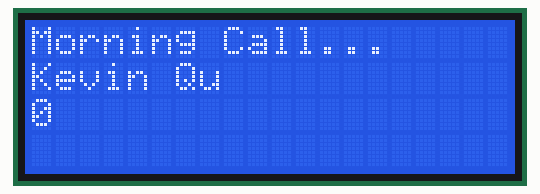
A sketch run on a simulated Arduino Uno, built with avr-gcc and run on an emulated ATmega328P. Parts: 20×4 character LCD.

Above: at 0.23 s.
At 5.06 s:
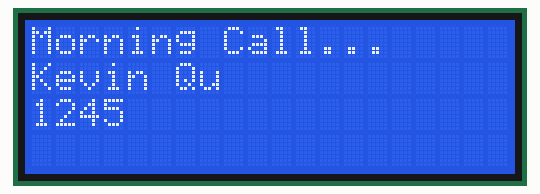
At 9.9 s:
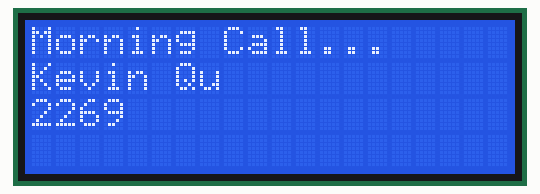
At 19.87 s:
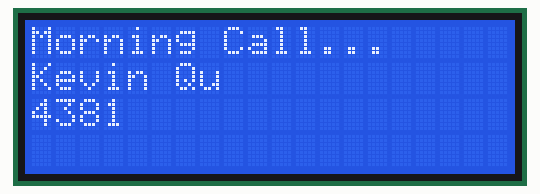
At 29.84 s:
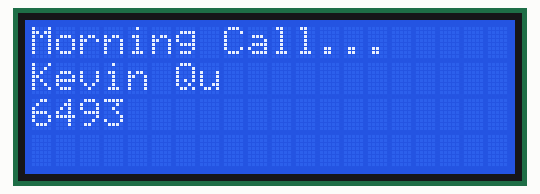
At 39.81 s:
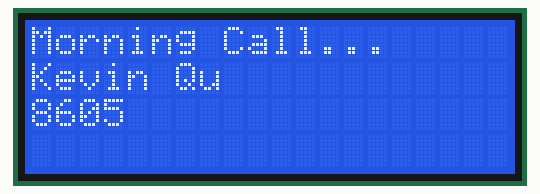

The sketch:

liquidcrystal.ino
```cpp
#include <Wire.h>
#include <LiquidCrystal_I2C.h>

LiquidCrystal_I2C lcd(0x27, 20, 4); // set the LCD address to 0x27 for a 20 chars and 4 line display
int count = 0;

void setup()
{
    lcd.init();                      // initialize the lcd

    // Print a message to the LCD at initial location (0, 0)
    lcd.backlight();
    lcd.print("Morning Call...");

    // Set location at column 0, row 1
    lcd.setCursor(0, 1);
    lcd.print("Kevin Qu");
}
void loop()
{
    lcd.setCursor(0, 2);
    lcd.print(count++);
    // lcd.clear();
}
```
